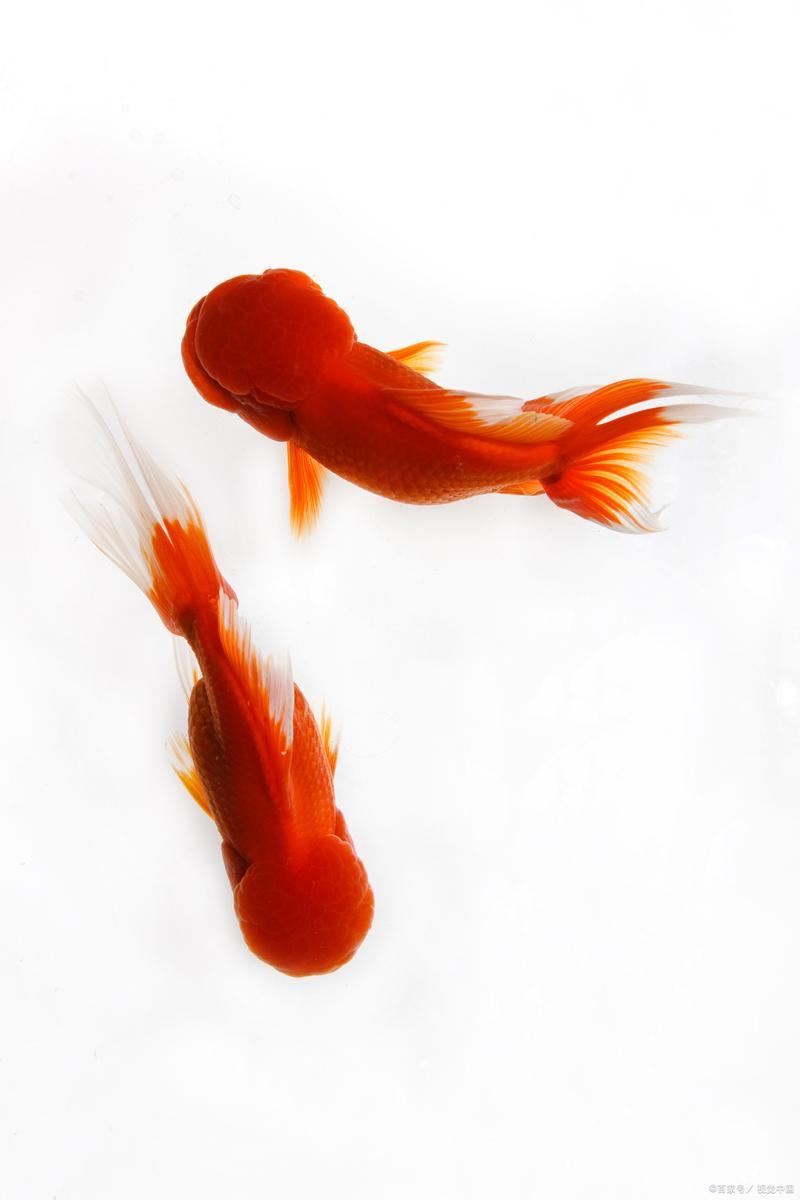
#> input picture ChatPhoto/photo/SVM_classification/fish/new0.png, 800 x 1200 px; its folder holds only this picture in this run
$ python zip_photo.py
#> lines starting #> are read from the running program, lines starting #| are printed output that depends on the picture
from PIL import Image
import os
from pathlib import Path
import argparse

def compress_image(input_path, output_path, target_size=(24, 24), quality=85, optimize=True):
    """
    压缩单张图片为24x24像素并保留关键特征

    参数:
    input_path: 输入图片路径
    output_path: 输出图片路径
    target_size: 目标尺寸 (宽, 高)，固定为24x24
    quality: JPEG压缩质量 (1-100)
    optimize: 是否启用JPEG优化

    返回:
    压缩后的图片对象和文件大小信息
    """
#> called with target_size = (24, 24), quality = 85, optimize = True
    try:
        # 创建输出目录
        os.makedirs(os.path.dirname(output_path), exist_ok=True)

        # 打开原始图像
        img = Image.open(input_path)
#> img is the input picture: PIL image 800x1200 RGB; mean R, G, B 242.3, 226.3, 221.9

        # 转换为RGB模式
        if img.mode != 'RGB':
            img = img.convert('RGB')

        # 高质量下采样到24x24
        img = img.resize(target_size, Image.Resampling.LANCZOS)
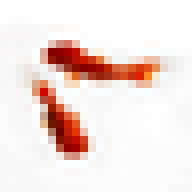
#> img: PIL image 24x24 RGB (shown 8 times larger); mean R, G, B 242.3, 226.2, 222

        # 保存压缩后图像
        img.save(output_path,
                 format='JPEG',
                 quality=quality,
                 optimize=optimize,
                 subsampling=0)  # 保持4:4:4色度采样

        # 返回压缩信息
        original_size = os.path.getsize(input_path) / 1024
        compressed_size = os.path.getsize(output_path) / 1024
        compression_ratio = (1 - compressed_size/original_size) * 100

        print(f"压缩成功: {os.path.basename(input_path)} "
              f"| 尺寸: {img.size} "
              f"| 大小: {original_size:.1f}KB → {compressed_size:.1f}KB "
              f"| 压缩率: {compression_ratio:.1f}%")
#| 压缩成功: new0.png | 尺寸: (24, 24) | 大小: 33.6KB → 0.7KB | 压缩率: 98.0%

        return img, compressed_size

    except Exception as e:
        print(f"处理失败 {input_path}: {e}")
        return None, 0

def compress_folder(input_dir, output_dir, target_size=(24, 24), quality=85, extensions=None):
    """
    压缩整个文件夹中的图片为24x24像素

    参数:
    input_dir: 输入文件夹路径
    output_dir: 输出文件夹路径
    target_size: 目标尺寸固定为24x24
    quality: 压缩质量 (1-100)
    extensions: 要处理的文件扩展名列表
    """
    if extensions is None:
        extensions = ['.jpg', '.jpeg', '.png', '.bmp', '.tiff', '.webp']

    # 支持的图片格式
    extensions = [ext.lower() for ext in extensions]

    total_original = 0
    total_compressed = 0
    processed_count = 0

    # 遍历输入目录
    for root, _, files in os.walk(input_dir):
        for file in files:
            # 检查文件扩展名
            if Path(file).suffix.lower() in extensions:
                input_path = os.path.join(root, file)

                # 保持相对路径结构
                rel_path = os.path.relpath(input_path, input_dir)
                output_path = os.path.join(output_dir, rel_path)

                # 压缩图片为24x24
                _, compressed_size = compress_image(
                    input_path,
                    output_path,
                    target_size=target_size,
                    quality=quality
                )
#> compressed_size = 0.685

                if compressed_size > 0:
                    total_original += os.path.getsize(input_path) / 1024
                    total_compressed += compressed_size
#> total_compressed = 0.685
                    processed_count += 1

    # 打印汇总信息
    if processed_count > 0:
        print("\n===== 压缩汇总 =====")
        print(f"处理图片数量: {processed_count}")
        print(f"总大小: {total_original:.1f}KB → {total_compressed:.1f}KB")
#| 总大小: 33.6KB → 0.7KB
        print(f"平均压缩率: {(1 - total_compressed/total_original)*100:.1f}%")
#| 平均压缩率: 98.0%
        print(f"节省空间: {total_original - total_compressed:.1f}KB")
#| 节省空间: 32.9KB
    else:
        print("未找到可处理的图片文件")

def main():
    # 设置命令行参数
    parser = argparse.ArgumentParser(description='图片批量压缩工具 (24x24像素)')
    parser.add_argument('input',
                        nargs='?',
                        help='输入文件或文件夹路径 (默认: %(default)s)',
                        default=r'D:\python\end_of_term\ChatPhoto\photo\SVM_classification\fish')

    parser.add_argument('output',
                        nargs='?',
                        help='输出文件或文件夹路径 (默认: %(default)s)',
                        default=r'D:\python\end_of_term\ChatPhoto\photo\zip_photo\fish')

    # 移除尺寸参数，固定为24x24
    parser.add_argument('--quality', type=int, default=85,
                        help='JPEG质量 (1-100)，默认85')

    parser.add_argument('--ext', nargs='+', default=['.jpg', '.jpeg', '.png'],
                        help='处理的文件扩展名，默认 jpg jpeg png')

    args = parser.parse_args()

    # 确定是文件还是文件夹
    if os.path.isfile(args.input):
        # 单个文件处理
        compress_image(
            args.input,
            args.output,
            target_size=(24, 24),  # 固定为24x24
            quality=args.quality
        )
    elif os.path.isdir(args.input):
        # 文件夹批量处理
        compress_folder(
            args.input,
            args.output,
            target_size=(24, 24),  # 固定为24x24
            quality=args.quality,
            extensions=args.ext
        )
    else:
        print(f"错误: 路径不存在 {args.input}")

if __name__ == "__main__":
    main()

$ run again, on ChatPhoto/photo/SVM_classification/fish/new13.png
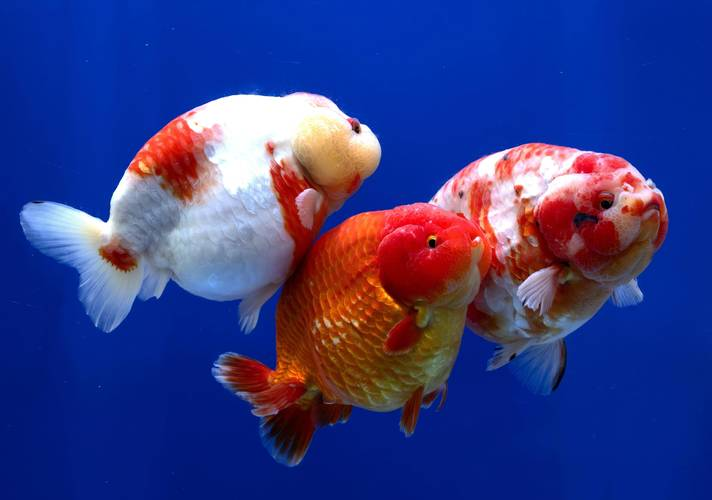
#> input picture ChatPhoto/photo/SVM_classification/fish/new13.png, 712 x 500 px
#> in compress_image, img is the input picture: PIL image 712x500 RGB; mean R, G, B 52.4, 59.4, 131.7
#> in compress_image, `img = img.resize(target_size, Image.Resampling.LANCZOS)`:
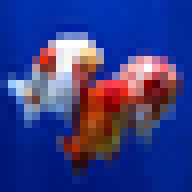
#> img: PIL image 24x24 RGB (shown 8 times larger); mean R, G, B 52.8, 59.3, 131.7
#| 压缩成功: new13.png | 尺寸: (24, 24) | 大小: 28.8KB → 0.8KB | 压缩率: 97.3%
#> compressed_size = 0.778
#| 总大小: 28.8KB → 0.8KB
#| 平均压缩率: 97.3%
#| 节省空间: 28.0KB

$ run again, on ChatPhoto/photo/SVM_classification/fish/new16.png
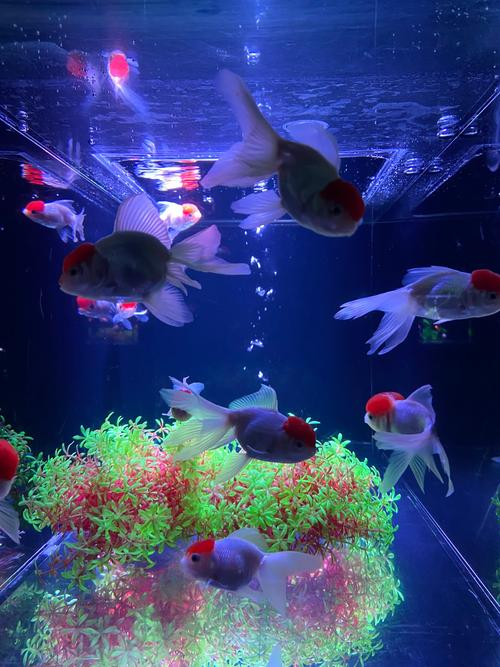
#> input picture ChatPhoto/photo/SVM_classification/fish/new16.png, 500 x 667 px
#> in compress_image, img is the input picture: PIL image 500x667 RGB; mean R, G, B 52.5, 66.7, 118.3
#> in compress_image, `img = img.resize(target_size, Image.Resampling.LANCZOS)`:
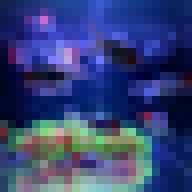
#> img: PIL image 24x24 RGB (shown 8 times larger); mean R, G, B 52.7, 66.7, 118.2
#| 压缩成功: new16.png | 尺寸: (24, 24) | 大小: 62.2KB → 0.7KB | 压缩率: 98.9%
#> compressed_size = 0.704
#| 总大小: 62.2KB → 0.7KB
#| 平均压缩率: 98.9%
#| 节省空间: 61.4KB

$ run again, on ChatPhoto/photo/SVM_classification/fish/new17.png
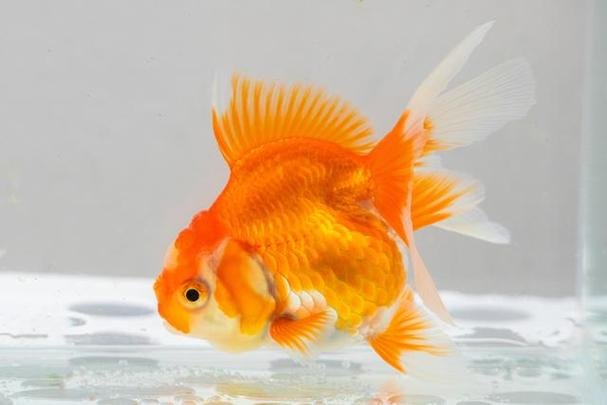
#> input picture ChatPhoto/photo/SVM_classification/fish/new17.png, 607 x 405 px
#> in compress_image, img is the input picture: PIL image 607x405 RGB; mean R, G, B 209.1, 185.4, 159.3
#> in compress_image, `img = img.resize(target_size, Image.Resampling.LANCZOS)`:
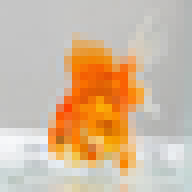
#> img: PIL image 24x24 RGB (shown 8 times larger); mean R, G, B 209.1, 185.4, 159.5
#| 压缩成功: new17.png | 尺寸: (24, 24) | 大小: 19.6KB → 0.6KB | 压缩率: 96.8%
#> compressed_size = 0.627
#| 总大小: 19.6KB → 0.6KB
#| 平均压缩率: 96.8%
#| 节省空间: 19.0KB

$ run again, on ChatPhoto/photo/SVM_classification/fish/new1.png
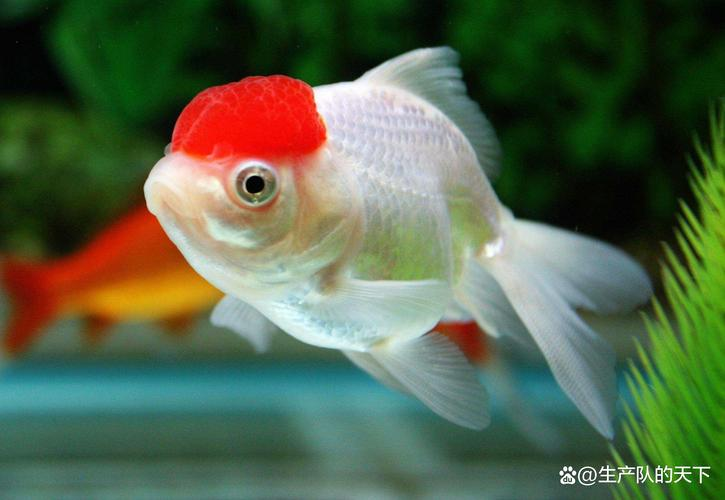
#> input picture ChatPhoto/photo/SVM_classification/fish/new1.png, 725 x 500 px
#> in compress_image, img is the input picture: PIL image 725x500 RGB; mean R, G, B 84.6, 100.5, 73.6
#> in compress_image, `img = img.resize(target_size, Image.Resampling.LANCZOS)`:
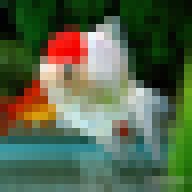
#> img: PIL image 24x24 RGB (shown 8 times larger); mean R, G, B 84.6, 100.4, 73.7
#| 压缩成功: new1.png | 尺寸: (24, 24) | 大小: 36.2KB → 0.7KB | 压缩率: 98.1%
#> compressed_size = 0.706
#| 总大小: 36.2KB → 0.7KB
#| 平均压缩率: 98.1%
#| 节省空间: 35.5KB
